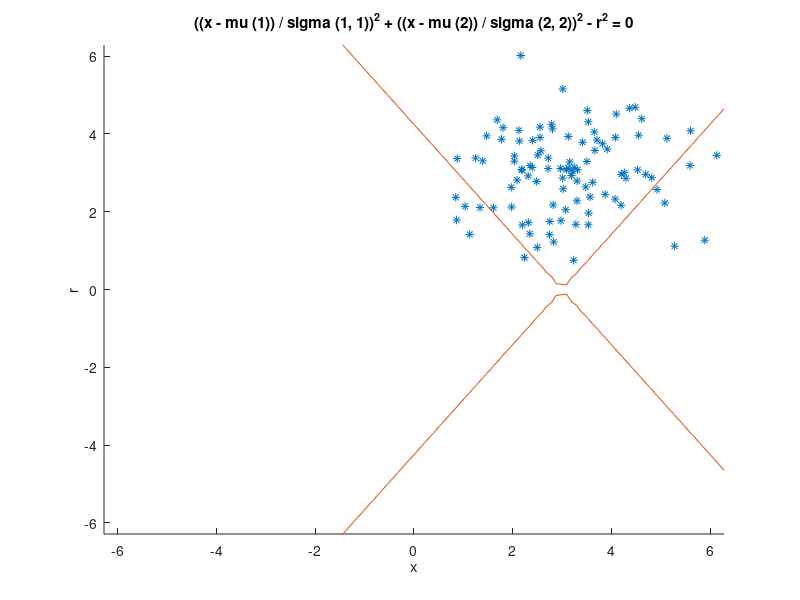

Write the MATLAB code that produced this figure.
mu = [3,3];
sigma = [1.0 0; 0 1.0];

r = mvnrnd( mu, sigma, 100 );

hold all;
plot( r(:,1) , r(:,2), '*' );

d = @(x,r) ( ( x-mu(1) ) / sigma(1,1) ).^2 + ( (x-mu(2)) / sigma(2,2) ).^2 - r.^2;

ezplot( d );
hold off;
